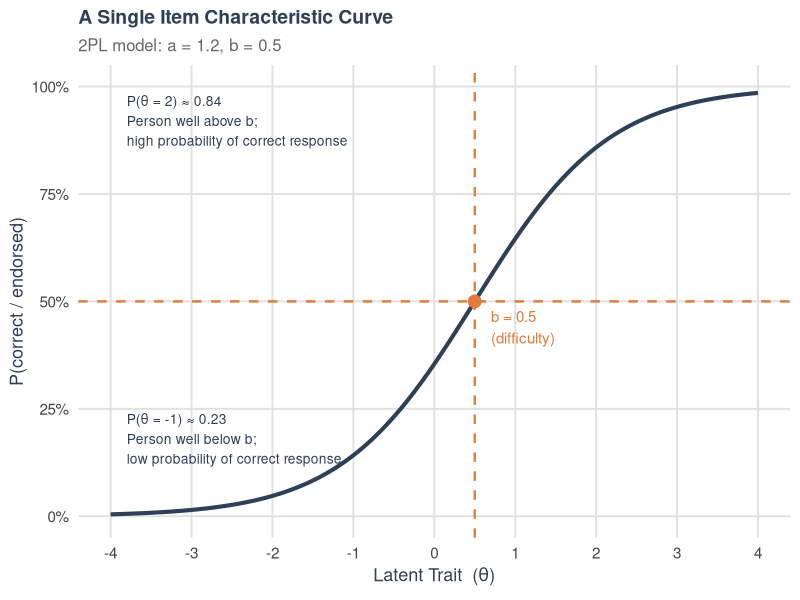
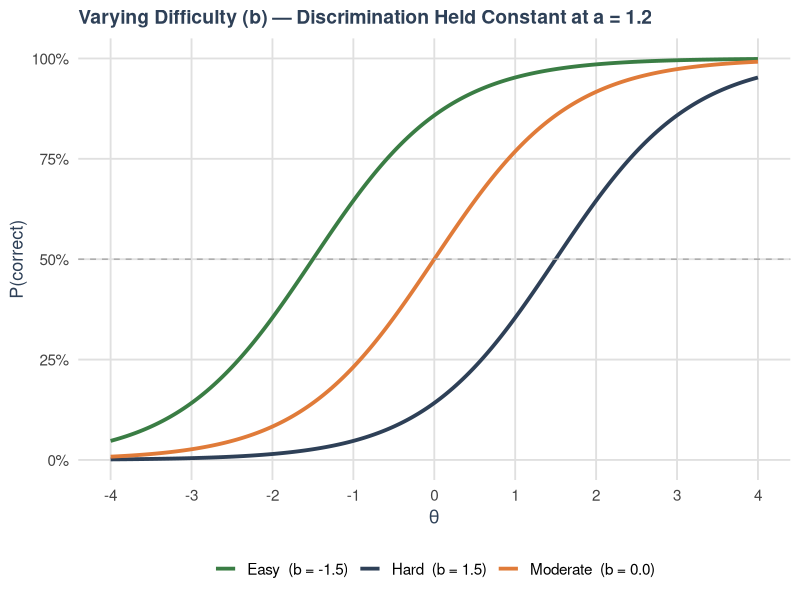
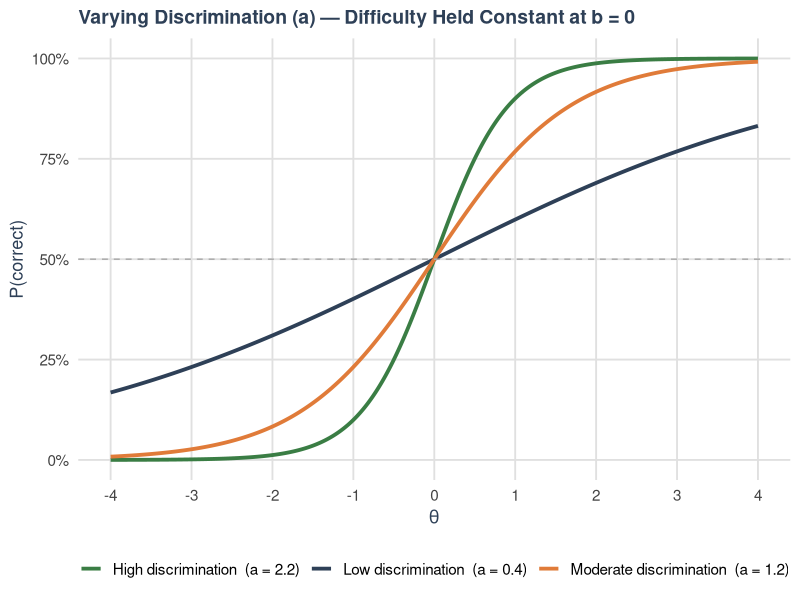
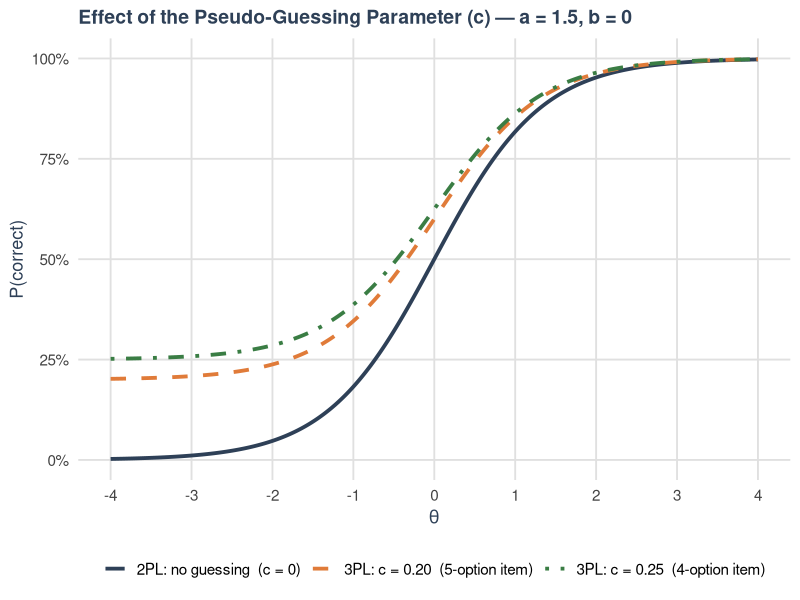
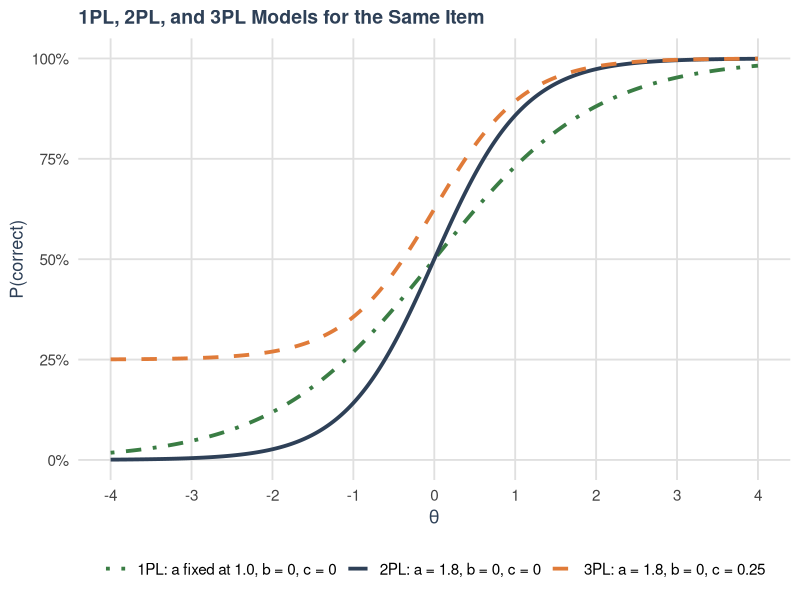
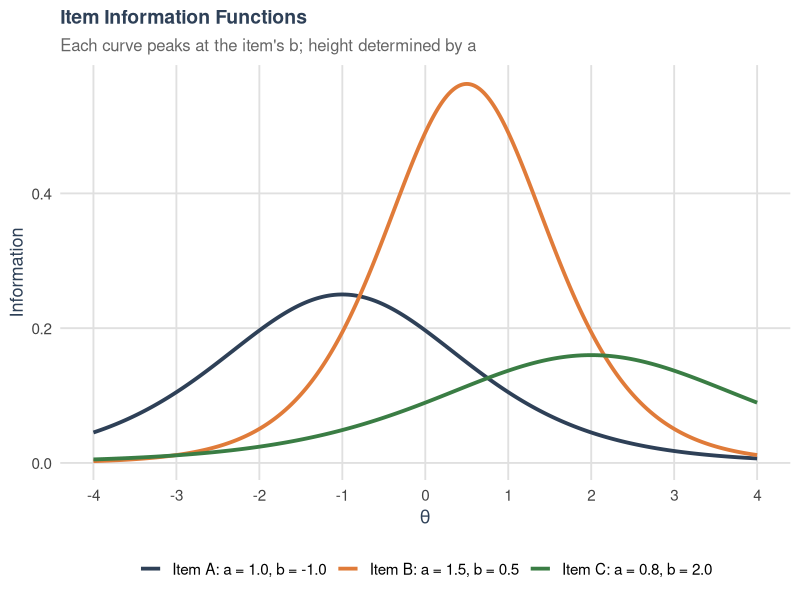
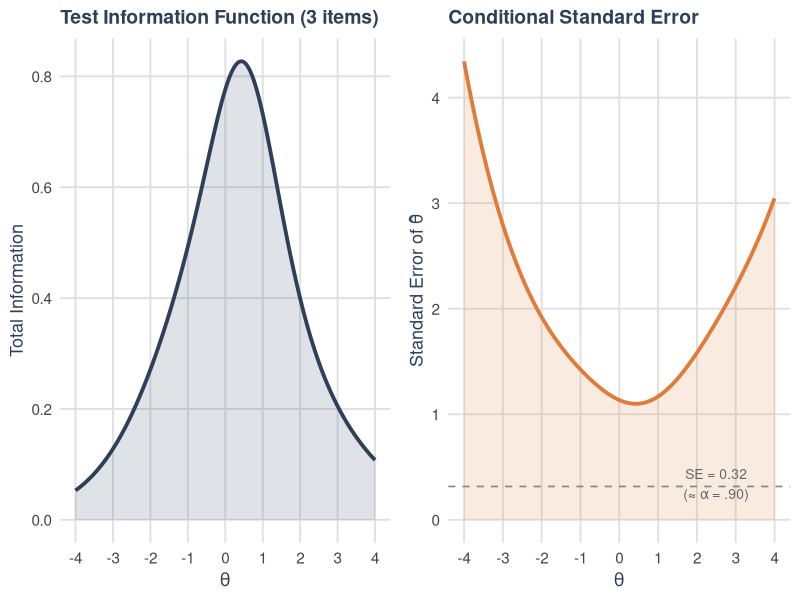
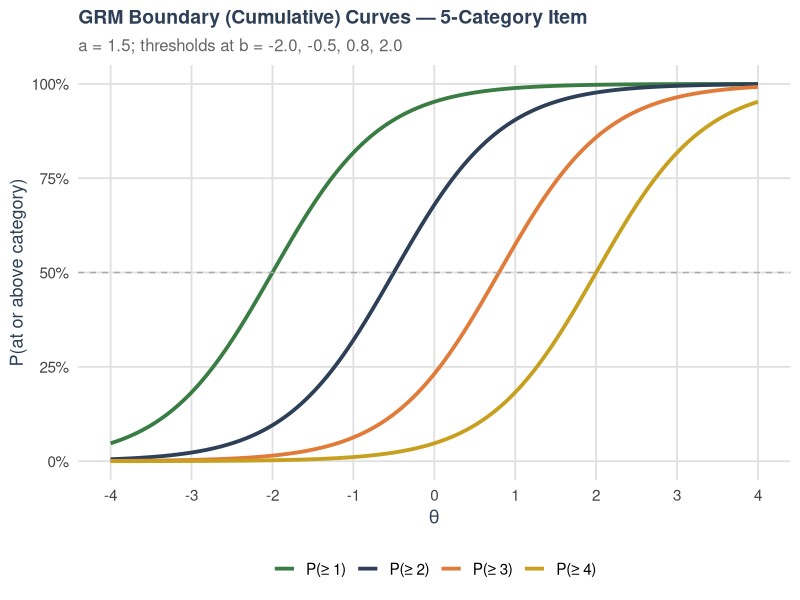

These figures' R source, in order:
## ---- chunk 1
library(ggplot2)
library(dplyr)
library(tidyr)
library(knitr)
library(kableExtra)

theme_w13 <- function() {
  theme_minimal(base_size = 14) +
    theme(
      plot.background   = element_rect(fill = "transparent", color = NA),
      panel.background  = element_rect(fill = "transparent", color = NA),
      panel.grid.minor  = element_blank(),
      panel.grid.major  = element_line(color = "#e0e0e0"),
      axis.title        = element_text(color = "#2E4057", size = 13),
      axis.text         = element_text(color = "#444444", size = 11),
      plot.title        = element_text(color = "#2E4057", size = 14, face = "bold"),
      plot.subtitle     = element_text(color = "#666666", size = 12),
      legend.background = element_rect(fill = "transparent", color = NA),
      legend.text       = element_text(size = 11)
    )
}

col_primary <- "#2E4057"
col_accent  <- "#E07B39"
col_green   <- "#3A7D44"
col_warn    <- "#C7A020"
col_lt      <- "#F5F5F5"

# IRT helper functions
p_2pl <- function(theta, a, b)       1 / (1 + exp(-a * (theta - b)))
p_3pl <- function(theta, a, b, c)    c + (1 - c) * p_2pl(theta, a, b)
info_2pl <- function(theta, a, b)    a^2 * p_2pl(theta, a, b) * (1 - p_2pl(theta, a, b))

theta_seq <- seq(-4, 4, by = 0.02)
## ---- chunk 2
fw <- tibble::tribble(
  ~Framework,         ~`Latent variable?`, ~`Link function`,   ~`Unit of precision`, ~`Typical use`,
  "CTT",              "No (true score is a statistical artifact)", "Linear (implicit)", "Single coefficient (α, ω)", "Scoring, reliability, attenuation correction",
  "EFA / CFA",        "Yes (causal factor)", "Linear",          "Global (factor-level)", "Scale development, construct validation, invariance testing",
  "IRT",              "Yes (latent trait θ)", "Logistic / probit", "Conditional (item- and θ-level)", "Item banking, adaptive testing, DIF, health outcomes"
)

kable(fw, format = "html") |>
  kable_styling(bootstrap_options = c("striped", "hover"),
                full_width = TRUE, font_size = 13) |>
  row_spec(0, bold = TRUE, background = "#2E4057", color = "white") |>
  column_spec(1, bold = TRUE)
## ---- chunk 3
df_single <- tibble(
  theta = theta_seq,
  prob  = p_2pl(theta_seq, a = 1.2, b = 0.5)
)

ggplot(df_single, aes(x = theta, y = prob)) +
  geom_line(color = col_primary, linewidth = 1.4) +
  geom_vline(xintercept = 0.5, linetype = "dashed", color = col_accent, linewidth = 0.8) +
  geom_hline(yintercept = 0.5, linetype = "dashed", color = col_accent, linewidth = 0.8) +
  annotate("point", x = 0.5, y = 0.5, size = 4, color = col_accent) +
  annotate("text", x = 0.7, y = 0.44, label = "b = 0.5\n(difficulty)", color = col_accent, size = 3.8, hjust = 0) +
  annotate("text", x = -3.8, y = 0.92,
           label = "P(θ = 2) ≈ 0.84\nPerson well above b;\nhigh probability of correct response",
           color = col_primary, size = 3.5, hjust = 0) +
  annotate("text", x = -3.8, y = 0.18,
           label = "P(θ = -1) ≈ 0.23\nPerson well below b;\nlow probability of correct response",
           color = col_primary, size = 3.5, hjust = 0) +
  scale_x_continuous(breaks = -4:4, limits = c(-4, 4)) +
  scale_y_continuous(breaks = seq(0, 1, 0.25),
                     labels = scales::percent_format(accuracy = 1),
                     limits = c(0, 1)) +
  labs(x = expression("Latent Trait  (" * theta * ")"),
       y = "P(correct / endorsed)",
       title = "A Single Item Characteristic Curve",
       subtitle = "2PL model: a = 1.2, b = 0.5") +
  theme_w13()
## ---- chunk 4
df_b <- bind_rows(
  tibble(theta = theta_seq, prob = p_2pl(theta_seq, 1.2, -1.5), item = "Easy  (b = -1.5)"),
  tibble(theta = theta_seq, prob = p_2pl(theta_seq, 1.2,  0.0), item = "Moderate  (b = 0.0)"),
  tibble(theta = theta_seq, prob = p_2pl(theta_seq, 1.2,  1.5), item = "Hard  (b = 1.5)")
)

ggplot(df_b, aes(x = theta, y = prob, color = item)) +
  geom_line(linewidth = 1.3) +
  geom_hline(yintercept = 0.5, linetype = "dashed", color = "#aaaaaa", linewidth = 0.5) +
  scale_color_manual(values = c(col_green, col_primary, col_accent)) +
  scale_x_continuous(breaks = -4:4) +
  scale_y_continuous(breaks = seq(0, 1, 0.25),
                     labels = scales::percent_format(accuracy = 1),
                     limits = c(0, 1)) +
  labs(x = expression(theta), y = "P(correct)",
       color = NULL,
       title = "Varying Difficulty (b) — Discrimination Held Constant at a = 1.2") +
  theme_w13() +
  theme(legend.position = "bottom")
## ---- chunk 5
df_a <- bind_rows(
  tibble(theta = theta_seq, prob = p_2pl(theta_seq, 0.4, 0), item = "Low discrimination  (a = 0.4)"),
  tibble(theta = theta_seq, prob = p_2pl(theta_seq, 1.2, 0), item = "Moderate discrimination  (a = 1.2)"),
  tibble(theta = theta_seq, prob = p_2pl(theta_seq, 2.2, 0), item = "High discrimination  (a = 2.2)")
)

ggplot(df_a, aes(x = theta, y = prob, color = item)) +
  geom_line(linewidth = 1.3) +
  geom_hline(yintercept = 0.5, linetype = "dashed", color = "#aaaaaa", linewidth = 0.5) +
  scale_color_manual(values = c(col_green, col_primary, col_accent)) +
  scale_x_continuous(breaks = -4:4) +
  scale_y_continuous(breaks = seq(0, 1, 0.25),
                     labels = scales::percent_format(accuracy = 1),
                     limits = c(0, 1)) +
  labs(x = expression(theta), y = "P(correct)",
       color = NULL,
       title = "Varying Discrimination (a) — Difficulty Held Constant at b = 0") +
  theme_w13() +
  theme(legend.position = "bottom")
## ---- chunk 6
df_c <- bind_rows(
  tibble(theta = theta_seq,
         prob = p_2pl(theta_seq, 1.5, 0),
         item = "2PL: no guessing  (c = 0)"),
  tibble(theta = theta_seq,
         prob = p_3pl(theta_seq, 1.5, 0, 0.20),
         item = "3PL: c = 0.20  (5-option item)"),
  tibble(theta = theta_seq,
         prob = p_3pl(theta_seq, 1.5, 0, 0.25),
         item = "3PL: c = 0.25  (4-option item)")
)

ggplot(df_c, aes(x = theta, y = prob, color = item, linetype = item)) +
  geom_line(linewidth = 1.3) +
  scale_color_manual(values = c(col_primary, col_accent, col_green)) +
  scale_linetype_manual(values = c("solid", "dashed", "dotdash")) +
  scale_x_continuous(breaks = -4:4) +
  scale_y_continuous(breaks = seq(0, 1, 0.25),
                     labels = scales::percent_format(accuracy = 1),
                     limits = c(0, 1)) +
  labs(x = expression(theta), y = "P(correct)",
       color = NULL, linetype = NULL,
       title = "Effect of the Pseudo-Guessing Parameter (c) — a = 1.5, b = 0") +
  theme_w13() +
  theme(legend.position = "bottom")
## ---- chunk 7
mods <- tibble::tribble(
  ~Model,           ~Parameters,              ~`Key assumption`,                    ~`Typical use`,
  "1PL (Rasch)",    "b only",                 "All items equally discriminating",   "Health outcomes, European educational assessment, short scales",
  "2PL",            "a, b",                   "Discrimination varies across items", "Psychological scales, licensure exams, most personality/ability research",
  "3PL",            "a, b, c",                "Guessing possible (lower asymptote)","Large-scale educational testing: NAEP, SAT, GRE, PISA"
)

kable(mods, format = "html") |>
  kable_styling(bootstrap_options = c("striped", "hover"),
                full_width = TRUE, font_size = 13) |>
  row_spec(0, bold = TRUE, background = "#2E4057", color = "white") |>
  column_spec(1, bold = TRUE)
## ---- chunk 8
df_models <- bind_rows(
  tibble(theta = theta_seq,
         prob = p_2pl(theta_seq, 1.0, 0),
         model = "1PL: a fixed at 1.0, b = 0, c = 0"),
  tibble(theta = theta_seq,
         prob = p_2pl(theta_seq, 1.8, 0),
         model = "2PL: a = 1.8, b = 0, c = 0"),
  tibble(theta = theta_seq,
         prob = p_3pl(theta_seq, 1.8, 0, 0.25),
         model = "3PL: a = 1.8, b = 0, c = 0.25")
)

ggplot(df_models, aes(x = theta, y = prob, color = model, linetype = model)) +
  geom_line(linewidth = 1.3) +
  scale_color_manual(values = c(col_green, col_primary, col_accent)) +
  scale_linetype_manual(values = c("dotdash", "solid", "dashed")) +
  scale_x_continuous(breaks = -4:4) +
  scale_y_continuous(breaks = seq(0, 1, 0.25),
                     labels = scales::percent_format(accuracy = 1),
                     limits = c(0, 1)) +
  labs(x = expression(theta), y = "P(correct)",
       color = NULL, linetype = NULL,
       title = "1PL, 2PL, and 3PL Models for the Same Item") +
  theme_w13() +
  theme(legend.position = "bottom")
## ---- chunk 9
set.seed(42)
n_p <- 6; n_i <- 8
mat <- matrix(rbinom(n_p * n_i, 1, 0.6), nrow = n_p, ncol = n_i)
colnames(mat) <- paste0("Item", 1:n_i)
rownames(mat) <- paste0("Person", 1:n_p)

kable(mat, format = "html",
      caption = "Example dichotomous response matrix (1 = correct/endorsed, 0 = incorrect/not endorsed)") |>
  kable_styling(bootstrap_options = c("striped", "hover"),
                full_width = FALSE, font_size = 13) |>
  row_spec(0, bold = TRUE, background = "#2E4057", color = "white")
## ---- chunk 10
ss <- tibble::tribble(
  ~Model,       ~`Minimum sample`,  ~`Recommended`,  ~`Why`,
  "1PL (Rasch)","100–200",          "200+",          "One parameter per item; most parsimonious",
  "2PL",        "200–500",          "500+",          "Two parameters per item; moderate data demand",
  "3PL",        "500–1,000",        "1,000+",        "Three parameters; c is notoriously hard to estimate",
  "GRM (polytomous)", "200–500",    "500+",          "Multiple thresholds per item; similar to 2PL"
)

kable(ss, format = "html") |>
  kable_styling(bootstrap_options = c("striped", "hover"),
                full_width = TRUE, font_size = 13) |>
  row_spec(0, bold = TRUE, background = "#2E4057", color = "white") |>
  column_spec(1, bold = TRUE)
## ---- chunk 11
df_info_items <- bind_rows(
  tibble(theta = theta_seq,
         info  = info_2pl(theta_seq, 1.0, -1.0),
         item  = "Item A: a = 1.0, b = -1.0"),
  tibble(theta = theta_seq,
         info  = info_2pl(theta_seq, 1.5,  0.5),
         item  = "Item B: a = 1.5, b = 0.5"),
  tibble(theta = theta_seq,
         info  = info_2pl(theta_seq, 0.8,  2.0),
         item  = "Item C: a = 0.8, b = 2.0")
)

ggplot(df_info_items, aes(x = theta, y = info, color = item)) +
  geom_line(linewidth = 1.3) +
  scale_color_manual(values = c(col_primary, col_accent, col_green)) +
  scale_x_continuous(breaks = -4:4) +
  labs(x = expression(theta), y = "Information",
       color = NULL,
       title = "Item Information Functions",
       subtitle = "Each curve peaks at the item's b; height determined by a") +
  theme_w13() +
  theme(legend.position = "bottom")
## ---- chunk 12
info_A <- info_2pl(theta_seq, 1.0, -1.0)
info_B <- info_2pl(theta_seq, 1.5,  0.5)
info_C <- info_2pl(theta_seq, 0.8,  2.0)
info_total <- info_A + info_B + info_C
se_total <- 1 / sqrt(info_total)

df_tif <- tibble(theta = theta_seq, info = info_total, se = se_total)

p1 <- ggplot(df_tif, aes(x = theta, y = info)) +
  geom_area(fill = col_primary, alpha = 0.15) +
  geom_line(color = col_primary, linewidth = 1.3) +
  scale_x_continuous(breaks = -4:4) +
  labs(x = expression(theta), y = "Total Information",
       title = "Test Information Function (3 items)") +
  theme_w13()

p2 <- ggplot(df_tif, aes(x = theta, y = se)) +
  geom_area(fill = col_accent, alpha = 0.15) +
  geom_line(color = col_accent, linewidth = 1.3) +
  geom_hline(yintercept = 0.316, linetype = "dashed", color = "#888888", linewidth = 0.6) +
  annotate("text", x = 2.5, y = 0.34, label = "SE = 0.32\n(≈ α = .90)", size = 3.5, color = "#666666") +
  scale_x_continuous(breaks = -4:4) +
  labs(x = expression(theta), y = "Standard Error of θ̂",
       title = "Conditional Standard Error") +
  theme_w13()

gridExtra::grid.arrange(p1, p2, ncol = 2)
## ---- chunk 13
# 5-category GRM: a = 1.5, thresholds at -2, -0.5, 0.8, 2
a_grm <- 1.5
bs <- c(-2.0, -0.5, 0.8, 2.0)
labels <- c("P(≥ 1)", "P(≥ 2)", "P(≥ 3)", "P(≥ 4)")
colors <- c(col_green, col_primary, col_accent, col_warn)

df_boundary <- purrr::map2_dfr(bs, seq_along(bs), function(b, j) {
  tibble(theta = theta_seq,
         prob  = p_2pl(theta_seq, a_grm, b),
         curve = labels[j])
})

ggplot(df_boundary, aes(x = theta, y = prob, color = curve)) +
  geom_line(linewidth = 1.3) +
  geom_hline(yintercept = 0.5, linetype = "dashed", color = "#aaaaaa", linewidth = 0.5) +
  scale_color_manual(values = colors) +
  scale_x_continuous(breaks = -4:4) +
  scale_y_continuous(breaks = seq(0, 1, 0.25),
                     labels = scales::percent_format(accuracy = 1)) +
  labs(x = expression(theta), y = "P(at or above category)",
       color = NULL,
       title = "GRM Boundary (Cumulative) Curves — 5-Category Item",
       subtitle = "a = 1.5; thresholds at b = -2.0, -0.5, 0.8, 2.0") +
  theme_w13() +
  theme(legend.position = "bottom")
## ---- chunk 14
a_grm <- 1.5
bs <- c(-2.0, -0.5, 0.8, 2.0)

# Boundary probabilities
P_star <- sapply(bs, function(b) p_2pl(theta_seq, a_grm, b))
# P(X = 0) = 1 - P*(1)
# P(X = j) = P*(j) - P*(j+1)  for j = 1,...,k-2
# P(X = k-1) = P*(k-1)
n_cat <- length(bs) + 1
cat_probs <- matrix(NA, nrow = length(theta_seq), ncol = n_cat)
cat_probs[, 1] <- 1 - P_star[, 1]
for (j in 2:(n_cat - 1)) cat_probs[, j] <- P_star[, j-1] - P_star[, j]
cat_probs[, n_cat] <- P_star[, n_cat - 1]

cat_labels <- paste0("Category ", 0:4)
cat_colors <- c("#8B0000", col_accent, col_warn, col_green, col_primary)

df_crc <- as.data.frame(cat_probs)
colnames(df_crc) <- cat_labels
df_crc$theta <- theta_seq
df_crc_long <- tidyr::pivot_longer(df_crc, -theta, names_to = "category", values_to = "prob")
df_crc_long$category <- factor(df_crc_long$category, levels = cat_labels)

ggplot(df_crc_long, aes(x = theta, y = prob, color = category)) +
  geom_line(linewidth = 1.3) +
  scale_color_manual(values = cat_colors) +
  scale_x_continuous(breaks = -4:4) +
  scale_y_continuous(breaks = seq(0, 1, 0.25),
                     labels = scales::percent_format(accuracy = 1),
                     limits = c(0, 1)) +
  labs(x = expression(theta), y = "P(category)",
       color = NULL,
       title = "GRM Category Response Curves — 5-Category Item",
       subtitle = "a = 1.5; thresholds at b = -2.0, -0.5, 0.8, 2.0") +
  theme_w13() +
  theme(legend.position = "bottom")
## ---- chunk 15
# PCM: adjacent category logits (simplified 3-category example)
# P(X=j | theta) proportional to exp(sum of (theta - delta_k) for k=1 to j)
pcm_probs <- function(theta, deltas) {
  k <- length(deltas) + 1
  mat <- matrix(NA, nrow = length(theta), ncol = k)
  for (i in seq_along(theta)) {
    numerators <- numeric(k)
    numerators[1] <- 1
    for (j in 2:k) numerators[j] <- exp(sum(theta[i] - deltas[1:(j-1)]))
    mat[i, ] <- numerators / sum(numerators)
  }
  mat
}

deltas_pcm <- c(-1.0, 0.5, 1.8)
pcm_mat <- pcm_probs(theta_seq, deltas_pcm)
grm_a2 <- 1.2; grm_b2 <- c(-1.0, 0.5, 1.8)
P_star2 <- sapply(grm_b2, function(b) p_2pl(theta_seq, grm_a2, b))
grm_mat <- matrix(NA, nrow = length(theta_seq), ncol = 4)
grm_mat[, 1] <- 1 - P_star2[, 1]
grm_mat[, 2] <- P_star2[, 1] - P_star2[, 2]
grm_mat[, 3] <- P_star2[, 2] - P_star2[, 3]
grm_mat[, 4] <- P_star2[, 3]

cat_cols <- c("#8B0000", col_accent, col_green, col_primary)
cat_labs <- paste0("Cat. ", 0:3)

df_pcm <- as.data.frame(pcm_mat); colnames(df_pcm) <- cat_labs
df_pcm$theta <- theta_seq; df_pcm$model <- "PCM"
df_grm2 <- as.data.frame(grm_mat); colnames(df_grm2) <- cat_labs
df_grm2$theta <- theta_seq; df_grm2$model <- "GRM"

df_both <- bind_rows(
  tidyr::pivot_longer(df_pcm, -c(theta, model)),
  tidyr::pivot_longer(df_grm2, -c(theta, model))
)
df_both$name <- factor(df_both$name, levels = cat_labs)

ggplot(df_both, aes(x = theta, y = value, color = name)) +
  geom_line(linewidth = 1.1) +
  scale_color_manual(values = cat_cols) +
  scale_x_continuous(breaks = seq(-4, 4, 2)) +
  scale_y_continuous(labels = scales::percent_format(accuracy = 1), limits = c(0, 1)) +
  facet_wrap(~model) +
  labs(x = expression(theta), y = "P(category)", color = NULL,
       title = "GRM vs. PCM Category Response Curves — 4-Category Item",
       subtitle = "Same threshold locations; different model assumptions") +
  theme_w13() +
  theme(legend.position = "bottom", strip.text = element_text(face = "bold", color = col_primary))
## ---- chunk 16
df_dif <- bind_rows(
  # Uniform DIF: same a, different b
  tibble(theta = theta_seq,
         prob  = p_2pl(theta_seq, 1.4,  0.0),
         group = "Reference", type = "Uniform DIF"),
  tibble(theta = theta_seq,
         prob  = p_2pl(theta_seq, 1.4,  0.8),
         group = "Focal", type = "Uniform DIF"),
  # Non-uniform DIF: different a and b
  tibble(theta = theta_seq,
         prob  = p_2pl(theta_seq, 1.8, -0.3),
         group = "Reference", type = "Non-Uniform DIF"),
  tibble(theta = theta_seq,
         prob  = p_2pl(theta_seq, 0.7,  0.5),
         group = "Focal", type = "Non-Uniform DIF")
)

ggplot(df_dif, aes(x = theta, y = prob, color = group, linetype = group)) +
  geom_line(linewidth = 1.3) +
  scale_color_manual(values = c(col_primary, col_accent),
                     labels = c("Reference group", "Focal group")) +
  scale_linetype_manual(values = c("solid", "dashed"),
                        labels = c("Reference group", "Focal group")) +
  scale_x_continuous(breaks = seq(-4, 4, 2)) +
  scale_y_continuous(labels = scales::percent_format(accuracy = 1), limits = c(0, 1)) +
  facet_wrap(~type) +
  labs(x = expression(theta), y = "P(correct)",
       color = NULL, linetype = NULL,
       title = "IRT-Based DIF: Uniform vs. Non-Uniform",
       subtitle = "Both groups at the same θ — different item response probabilities") +
  theme_w13() +
  theme(legend.position = "bottom", strip.text = element_text(face = "bold", color = col_primary))
## ---- chunk 17
syn <- tibble::tribble(
  ~Feature,               ~CTT,                        ~`CFA / Latent Variable`,      ~IRT,
  "Latent variable?",     "No",                        "Yes (linear factor)",         "Yes (logistic/probit)",
  "Precision estimate",   "Single coefficient (α, ω)", "Global (factor-level)",       "Conditional on θ",
  "Item diagnostics",     "p, r_pb, α-if-deleted",     "Loadings, residuals",         "a, b, c; IIF; item fit",
  "Group invariance",     "Not modeled",               "MG-CFA; loading/intercept equality", "IRT-based DIF; parameter equality",
  "Adaptive testing",     "No",                        "No",                          "Yes (via item information)",
  "Sample size needed",   "Small–moderate",            "Moderate (200+)",             "Moderate–large (200–1000+)",
  "Key assumption",       "Random error",              "Unidimensionality; linearity","Unidimensionality; local independence"
)

kable(syn, format = "html", col.names = c("", "CTT", "CFA / Latent Variable", "IRT")) |>
  kable_styling(bootstrap_options = c("striped", "hover"),
                full_width = TRUE, font_size = 12) |>
  row_spec(0, bold = TRUE, background = "#2E4057", color = "white") |>
  column_spec(1, bold = TRUE)
